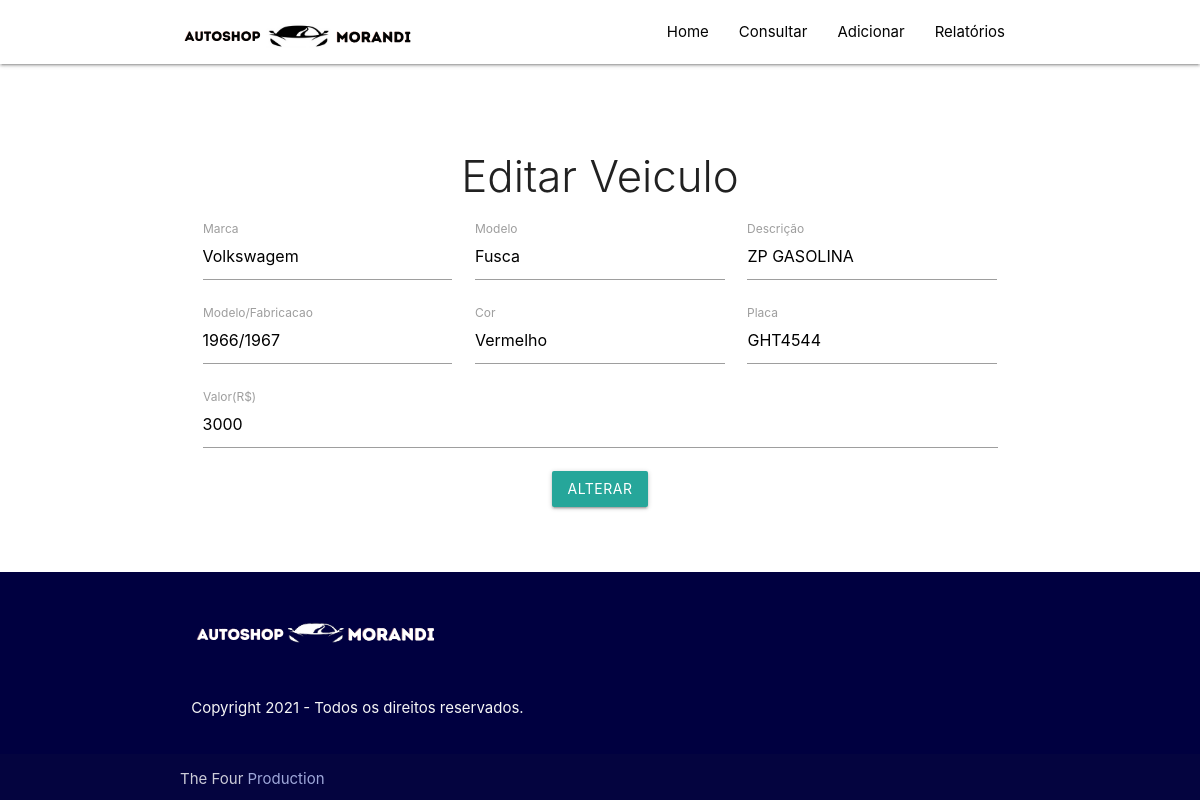
The app's page /editar.php?id=3 with its own data.
### tables this page shows
CREATE TABLE IF NOT EXISTS `estoque` (
  `id` int(11) NOT NULL AUTO_INCREMENT,
  `marca` varchar(40) NOT NULL,
  `modelo` varchar(40) NOT NULL,
  `descricao` varchar(50) NOT NULL,
  `mod_fab` varchar(9) NOT NULL,
  `cor` varchar(20) NOT NULL,
  `placa` varchar(9) NOT NULL,
  `valor` int(11) NOT NULL,
  PRIMARY KEY (`id`)
);

### editar.php (the view, shortened to what this page needs)
<?php
include_once 'php_action/db_connect.php';
include_once 'includes/header.php';
if(isset($_GET['id'])):
    $id=mysqli_escape_string($connect,$_GET['id']);
    $sql ="SELECT * FROM estoque WHERE id='$id'";
    $resultado=mysqli_query($connect,$sql);
    $dados=mysqli_fetch_array($resultado);
endif;
?>
<div class="section no-pad-bot" id="index-banner">
    <div class="container">
      <br><br>
      <div class="row center">
      <div class ="col s12 m12 l12 xl12">
       <h3 class="light"> Editar Veiculo</h3>
       <form  action= "php_action/update.php" method="POST">
       <div class="input-field col s12 m4 ">
        <input type="text" name="marca" id="marca" value="<?php echo $dados['marca']; ?>">
        <label for="marca">Marca</label>
        </div>
        <div class="input-field col s12 m4">
        <input type="text" name="modelo" id="modelo" value="<?php echo $dados['modelo']; ?>">
        <label for="modelo">Modelo</label>
        </div>
        <div class="input-field col s12 m4">
        <input type="text" name="descricao" id="descricao" value="<?php echo $dados['descricao']; ?>">
        <label for="descricao">Descrição</label>
        </div>
        <div class="input-field col s12 m4">
        <input type="text" name="mod_fab" id="mod_fab" value="<?php echo $dados['mod_fab']; ?>">
        <label for="mod_fab">Modelo/Fabricacao</label>
        </div>
        <div class="input-field col s12 m4">
        <input type="text" name="cor" id="cor" value="<?php echo $dados['cor']; ?>">
        <label for="cor">Cor</label>
        </div>
        <div class="input-field col s12 m4 ">
        <input type="text" name="placa" id="placa" value="<?php echo $dados['placa']; ?>">
        <label for="placa">Placa</label>
        </div>
        <div class="input-field col s12 ">
        <input type="text" name="valor" id="valor" value="<?php echo $dados['valor']; ?>">
        <label for="valor">Valor(R$)</label>
        </div>
        <button type="submit" name="btn-alterar" class ="btn">Alterar</button>
        </div>
        </div>
      </div>
      </div>
      <br><br>
<?php
include_once 'includes/footer.php';
?>

### records on screen
estoque: marca "Volkswagem", modelo "Fusca", descricao "ZP GASOLINA", mod_fab "1966/1967", cor "Vermelho", placa "GHT4544", valor "3000"
